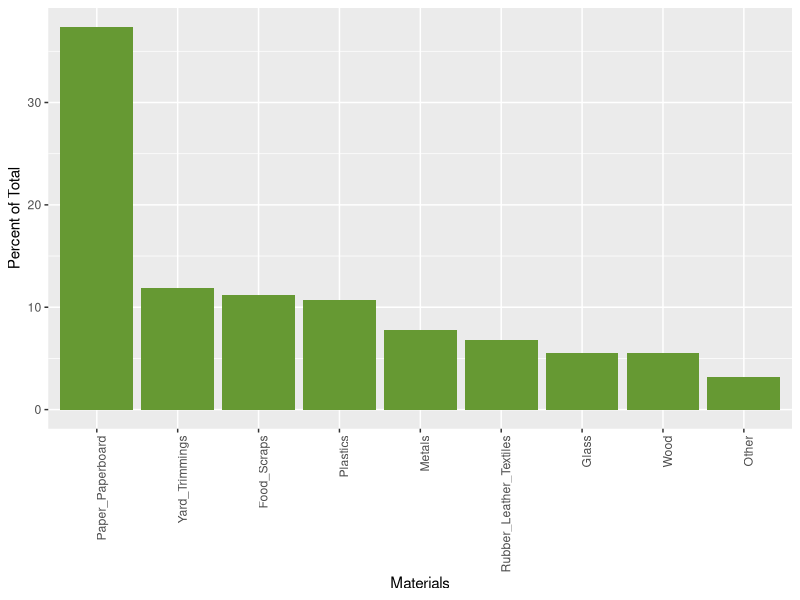
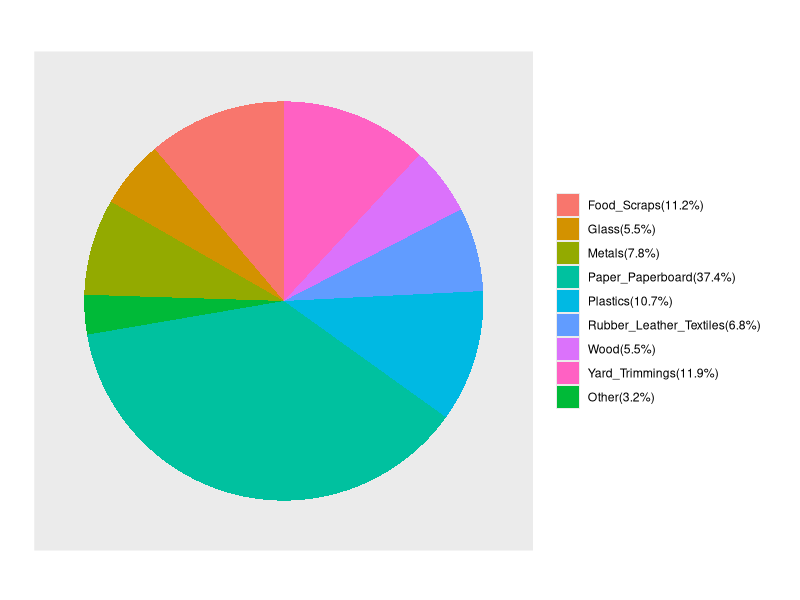
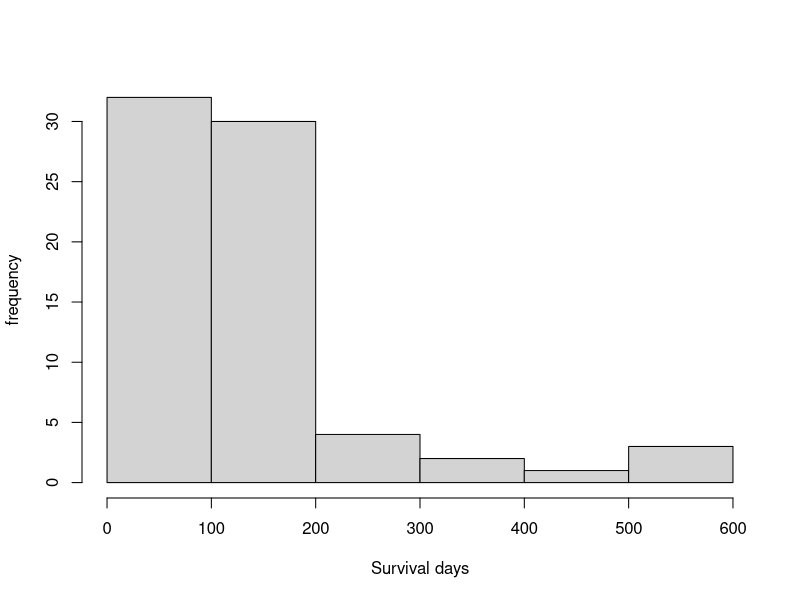
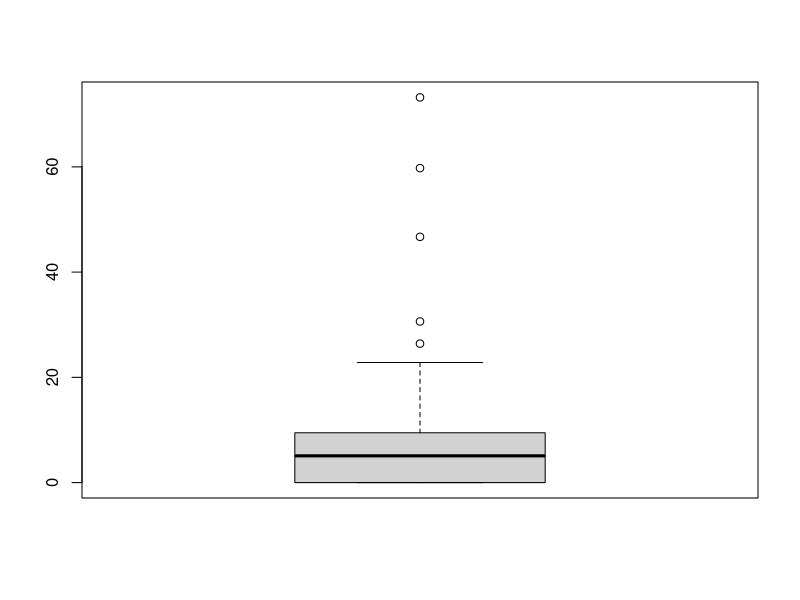
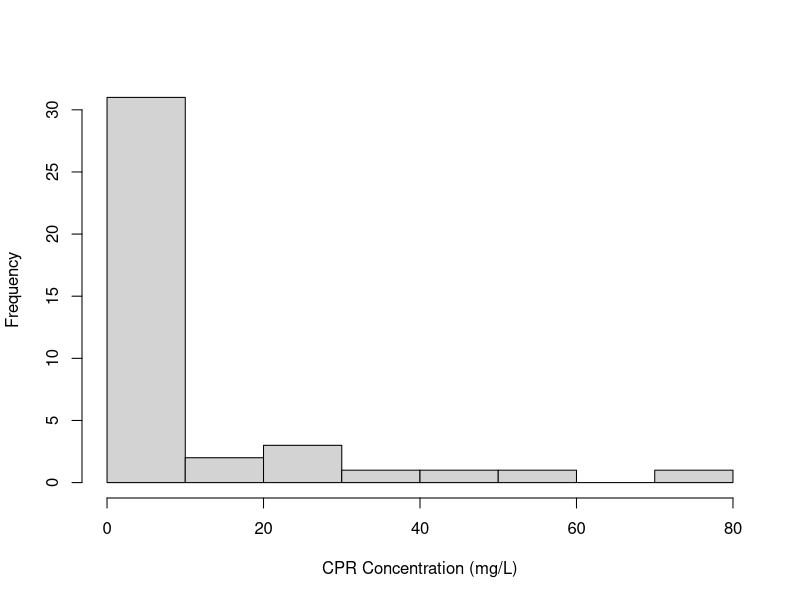
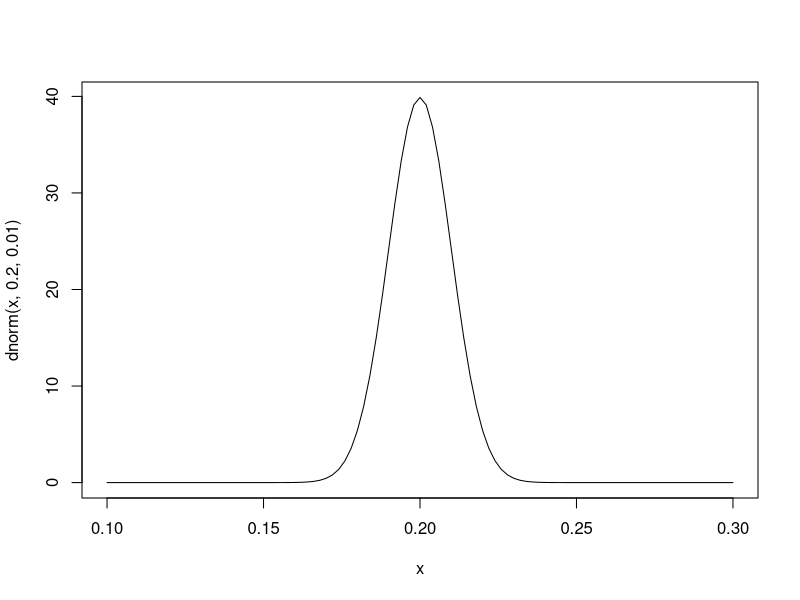

Generate these figures, in order, with R:
## ---- chunk 1
data_18 <- read.table('data_1.18.txt',header=T,sep=',')
## ---- chunk 2
library(ggplot2)

ggplot(data = data_18,aes(x = reorder(Material, -Percent_of_total),  # recorder() is used to sort
                          y = Percent_of_total)) + 
  xlab("Materials")+
  ylab("Percent of Total")+
  geom_bar(stat = 'identity')+
  theme(axis.text.x=element_text(angle=90, hjust=1))+
  geom_col(fill = '#669933')

## ---- chunk 3
library(ggplot2)

myLabel = as.vector(data_18$Material)
myLabel = paste(myLabel, "(", data_18$Percent_of_total, "%)        ", sep = "")

bar = ggplot(data_18, aes(x = '',
                          y = Percent_of_total,
                          fill = Material)) + 
  geom_bar(stat = "identity", width = 1) +    
  coord_polar(theta = "y") + 
  labs(x = "", y = "", title = "") +
  theme(axis.ticks = element_blank()) +
  theme(legend.title = element_blank()) +
  scale_fill_discrete(breaks = data_18$Material, labels = myLabel) +
  theme(axis.text.x = element_blank()) +
  theme(panel.grid=element_blank()) +
  theme(panel.border=element_blank())
bar
## ---- chunk 4
data_42 <- scan("data_1.42.txt");
data_42 <- c(data_42)
hist(data_42, 
     breaks = 6,
     xlab = "Survival days",
     ylab = "frequency",
     main = "")
## ---- chunk 5
stem(data_42)
## ---- chunk 6
Q <- quantile(data_42,c(0.25,0.75))
IQR <- as.double(Q[2]-Q[1])
Q3 <- as.double(quantile(data_42,c(0.75)))
limit <- Q3 + 1.5 * IQR
limit
## ---- chunk 7
data_57 <- scan("data_1.57.txt")
## ---- chunk 8
quantile(data_57)
## ---- chunk 9
boxplot(data_57)
## ---- chunk 10
hist(data_57, 
     breaks = 8, 
     xlab = "CPR Concentration (mg/L)",
     ylab = "Frequency",
     main = "")
## ---- chunk 11
ph <- scan("data_1.73_ph.txt")
## ---- chunk 12
ave_ph <- mean(ph)
sd_ph <- var(ph)^0.5
ave_ph
sd_ph
## ---- chunk 13
cm <- scan("data_1.73_cav.txt")
## ---- chunk 14
ave_cm <- mean(cm)
sd_cm <- var(cm)^0.5
ave_cm
sd_cm
## ---- chunk 15
median_ph <- median(ph)
median_ph
## ---- chunk 16
median_cm <- median(cm)
median_cm
## ---- chunk 17
curve(dnorm(x, 0.20, 0.01), from = 0.1, to = 0.3)
## ---- chunk 18
cdf_0.2 = pnorm(0.2, 0.20, 0.01)
re_0.2 = 1 - cdf_0.2
re_0.2
cdf_0.22 = pnorm(0.22, 0.20, 0.01)
re_0.22 = 1-cdf_0.22
re_0.22
## ---- chunk 19
quartitles <- function(μ, σ) {
  q1 <- μ - 0.67449*σ
  q2 <- μ
  q3 <- μ + 0.67449*σ
  return(c(q1, q2, q3))
}
## ---- chunk 20
Qs <- quartitles(266, 16)
Qs
